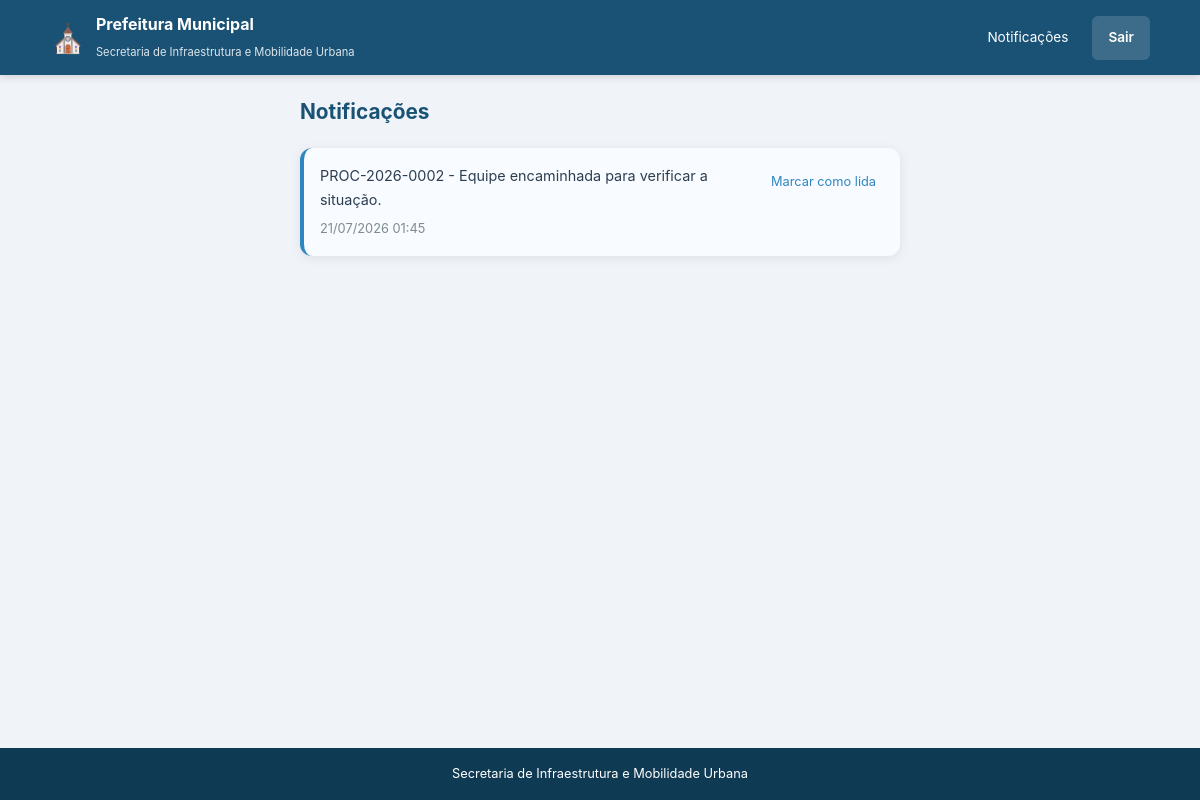
/notificacoes (signed in), run on the app's committed database.
### models.py (models this page shows)
class Notificacao(db.Model):
    __tablename__ = 'notificacoes'
    id = db.Column(db.Integer, primary_key=True)
    cidadao_id = db.Column(db.Integer, db.ForeignKey('cidadaos.id'), nullable=True)
    ocorrencia_id = db.Column(db.Integer, db.ForeignKey('ocorrencias.id'), nullable=True)
    mensagem = db.Column(db.Text, nullable=False)
    lida = db.Column(db.Boolean, default=False)
    data_hora = db.Column(db.DateTime, default=datetime.utcnow)

### routes/notificacoes.py (the view)
@notificacoes_bp.route('/notificacoes')
@login_required
def listar_notificacoes():
    notificacoes = Notificacao.query.filter_by(cidadao_id=current_user.id).order_by(Notificacao.data_hora.desc()).all()
    return render_template('notificacoes.html', notificacoes=notificacoes)

### app.py (called while the page is built)
@login_manager.user_loader
def load_user(user_id):
    parts = user_id.split('_', 1)
    if parts[0] == 'c':
        return Cidadao.query.get(int(parts[1]))
    elif parts[0] == 'f':
        return Funcionario.query.get(int(parts[1]))
    return None

### templates/notificacoes.html (shortened to what this page needs)
{% extends "base.html" %}
{% block css %}<link rel="stylesheet" href="{{ url_for('static', filename='css/notificacoes.css') }}">{% endblock %}
{% block conteudo %}
<div class="notificacoes-container">
    <h1>Notificações</h1>
    {% if notificacoes %}
        <div class="notificacoes-lista">
            {% for notificacao in notificacoes %}
                <div class="notificacao-card {% if not notificacao.lida %}nao-lida{% endif %}">
                    <div class="notificacao-conteudo">
                        <p>{{ notificacao.mensagem }}</p>
                        <small>{{ notificacao.data_hora.strftime('%d/%m/%Y %H:%M') }}</small>
                    </div>
                    {% if not notificacao.lida %}
                        <a href="{{ url_for('notificacoes.marcar_lida', notificacao_id=notificacao.id) }}" class="btn-marcar-lida">Marcar como lida</a>
                    {% endif %}
                </div>
            {% endfor %}
        </div>
    {% else %}
        <div class="vazio">
            <p>Nenhuma notificação.</p>
        </div>
    {% endif %}
</div>
{% endblock %}

### static/css/estilo_global.css (style rules this page uses)
* { margin: 0; padding: 0; box-sizing: border-box; }
:root { --cor-primaria: #1a5276; --cor-primaria-escura: #0e3a54; --cor-secundaria: #2e86c1; --cor-destaque: #f39c12; --cor-sucesso: #27ae60; --cor-erro: #e74c3c; --cor-fundo: #f0f4f8; --cor-texto: #2c3e50; --cor-texto-claro: #7f8c8d; --cor-branco: #ffffff; --cor-borda: #dce1e8; --sombra: 0 2px 12px rgba(0,0,0,0.08); --raio: 12px; }
html, body { height: 100%; }
body { font-family: -apple-system, BlinkMacSystemFont, 'Segoe UI', Roboto, sans-serif; background: var(--cor-fundo); color: var(--cor-texto); line-height: 1.6; display: flex; flex-direction: column; min-height: 100vh; }

### static/css/notificacoes.css (style rules this page uses)
.notificacoes-container { max-width: 600px; margin: 0 auto; }
.notificacoes-container h1 { font-size: 1.3rem; color: var(--cor-primaria); margin-bottom: 20px; }
.notificacoes-lista { display: flex; flex-direction: column; gap: 10px; }
.notificacao-card { background: var(--cor-branco); border-radius: var(--raio); box-shadow: var(--sombra); padding: 16px; display: flex; justify-content: space-between; align-items: flex-start; gap: 12px; transition: all 0.2s; }
.notificacao-card.nao-lida { border-left: 4px solid var(--cor-secundaria); background: #f8fbff; }
.notificacao-conteudo { flex: 1; }
.notificacao-conteudo p { font-size: 0.9rem; margin-bottom: 4px; }
.notificacao-conteudo small { font-size: 0.8rem; color: var(--cor-texto-claro); }
.btn-marcar-lida { color: var(--cor-secundaria); text-decoration: none; font-size: 0.8rem; white-space: nowrap; padding: 8px; }

### data on the page
Notificacao: mensagem "PROC-2026-0002 - Equipe encaminhada para verificar a situação.", data_hora "21/07/2026 01:45"
